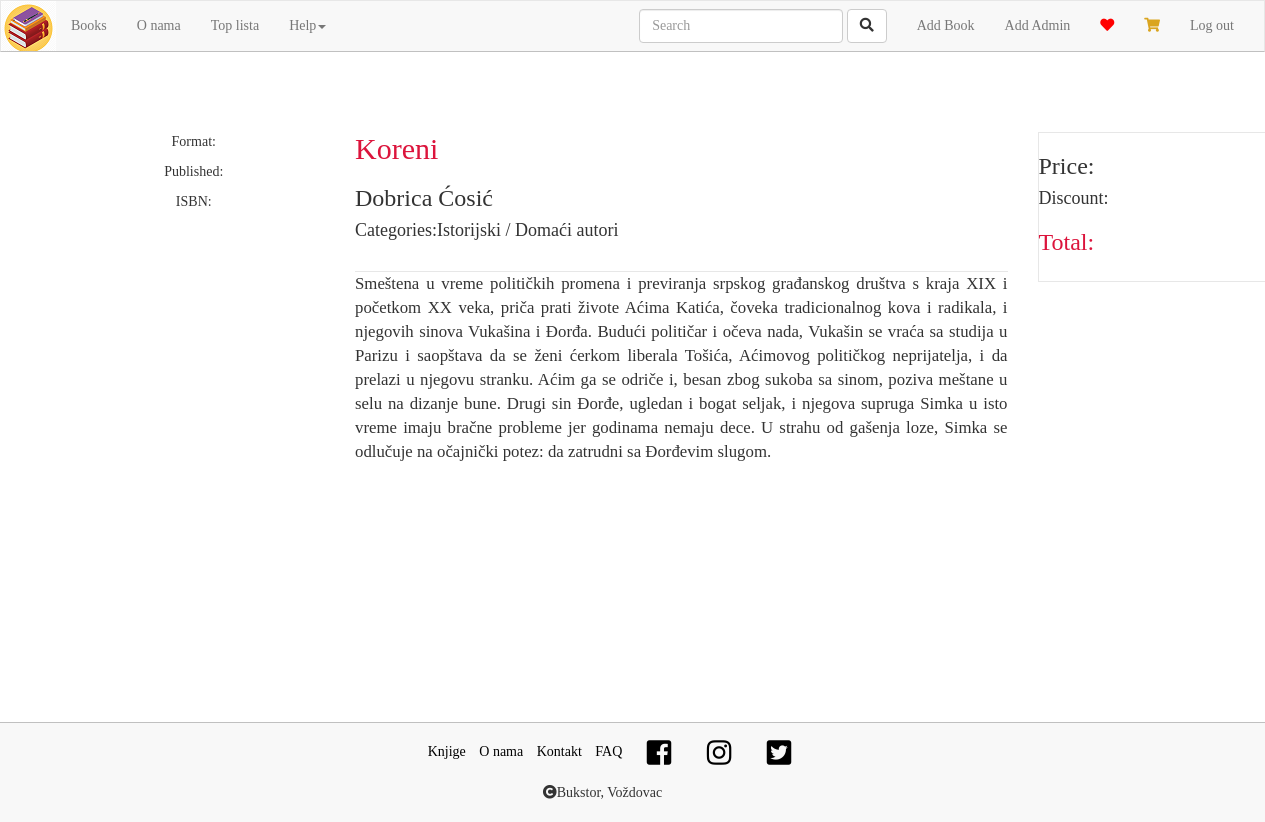
The app's page /book.php?id=11 (signed in) with its own data.
### tables this page shows
CREATE TABLE `knjiga` (
  `naslov` varchar(255) NOT NULL,
  `autor` varchar(255) NOT NULL,
  `knjiga_id` int(5) NOT NULL,
  `opis` varchar(1000) DEFAULT NULL,
  `kategorija` varchar(255) NOT NULL,
  `br_kupovina` int(255) NOT NULL DEFAULT 0,
  `slika` varchar(255) NOT NULL
);

### book.php (the view, shortened to what this page needs)
<?php
include_once "scripts/functions.php";
$id=$_GET['id'];
$sql ="SELECT * FROM knjiga WHERE knjiga_id=$id LIMIT 1";
$book=mysqli_fetch_assoc(mysqli_query($db,$sql));
?>
<!DOCTYPE html>
<html lang="en">
  <head>
    <link href="css/bootstrap.min.css" rel="stylesheet">
    <link rel="stylesheet" href="https://use.fontawesome.com/releases/v5.5.0/css/all.css">
    <link rel="stylesheet" href="./css/style.css">
  </head>
  <body>
    <div class="container book">
      <div class="row">
        <div class="col-md-3">
          <div class="text-center">
            <p>Format:</p>
            <p>Published:</p>
            <p>ISBN:</p>
          </div>
        </div>
        <div class="col-md-7">
          <h2 class="naslov-knjige"><?php echo $book["naslov"]?></h2>
          <h3><?php echo $book["autor"]?></h3>
          <h4>Categories:<?php echo $book["kategorija"]?></h4>
          <p class="oknjizi"> <?php echo $book["opis"]?></p>
        </div>
        <div class="col-md-2">
          <div class="price">
            <h3>Price: </h3>
            <h4>Discount: </h4>
            <h3 class="ukupno">Total: </h3>
          </div>
        </div>
      </div>
    </div>
  </body>
</html>

### scripts/functions.php (shortened to what this page needs)
<?php
    function getHtml($x){
        $path="./html/$x.html";
        if (file_exists($path)){
            echo file_get_contents($path);
        }else{
            echo "Unable to load navigation please refresh";
        }
    }
    function getNavigation(){
        if(isset($_SESSION["admin"])){
            if($_SESSION["admin"]){
                getHtml("navAdmin");
            }else getHtml("navCustomer");
          }else getHtml("nav");
    }
?>

### css/style.css (style rules this page uses)
body { font-family: Verdana; position: relative; }
body>.container { min-height: 70vh; }
a { color: unset; }
.navbar-brand { margin: 0; padding: 0; overflow: hidden; }
.navbar { border-bottom: 1px solid silver; border-radius: 0px; margin-bottom:0px; }
.crna-lista li a { color:black; }
#glavni-footer { height: 100px; padding: 10px 0 0 0; margin: 30px 0 0 0; border-top:1px solid silver; background-color: #f8f8f8; }
.fa-heart { color: red; cursor: pointer; }
.fa-shopping-cart { color:goldenrod; cursor: pointer; }
.fa-facebook-square,.fa-instagram,.fa-twitter-square { color:black; }
.ukupno { color: crimson; }
form { padding: 2em 3em 1em; max-width: 850px; }
.book { margin-top: 80px; }
.naslov-knjige { color: crimson; margin-top: 0; }
.oknjizi { border-top: 1px solid #e7e7e7; margin-top: 30px; font-size: 1.2em; text-align: justify; }
.price { border: 1px solid #e7e7e7; min-height:150px; width: 250px; }
img { max-height: 270px; }
#glavni-footer div { width: 100%; }

### records on screen
knjiga: naslov "Koreni", autor "Dobrica Ćosić", kategorija "Istorijski / Domaći autori", opis "Smeštena u vreme političkih promena i previranja srpskog građanskog društva s kraja XIX i početkom XX veka, priča prati živote Aćima Katića, čoveka tradicionalnog kova i radikala, i njegovih sinova Vukašina i Đorđa. Budući političar i očeva nada, Vukašin se vraća sa studija u Parizu i saopštava da se ženi ćerkom liberala Tošića, Aćimovog političkog neprijatelja, i da prelazi u njegovu stranku. Aćim ga se odriče i, besan zbog sukoba sa sinom, poziva meštane u selu na dizanje bune. Drugi sin Đorđe, ugledan i bogat seljak, i njegova supruga Simka u isto vreme imaju bračne probleme jer godinama nemaju dece. U strahu od gašenja loze, Simka se odlučuje na očajnički potez: da zatrudni sa Đorđevim…"
